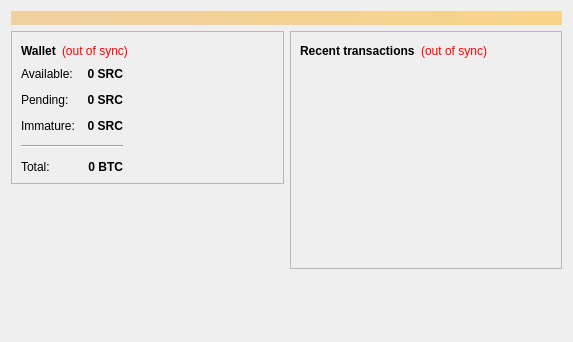
<?xml version="1.0" encoding="UTF-8"?>
<ui version="4.0">
 <class>OverviewPage</class>
 <widget class="QWidget" name="OverviewPage">
  <property name="geometry">
   <rect>
    <x>0</x>
    <y>0</y>
    <width>573</width>
    <height>342</height>
   </rect>
  </property>
  <property name="windowTitle">
   <string>Form</string>
  </property>
  <layout class="QVBoxLayout" name="topLayout">
   <item>
    <widget class="QLabel" name="labelAlerts">
     <property name="visible">
      <bool>false</bool>
     </property>
     <property name="styleSheet">
      <string notr="true">background-color: qlineargradient(x1: 0, y1: 0, x2: 1, y2: 0, stop:0 #F0D0A0, stop:1 #F8D488); color:#000000;</string>
     </property>
     <property name="wordWrap">
      <bool>true</bool>
     </property>
     <property name="margin">
      <number>3</number>
     </property>
    </widget>
   </item>
   <item>
    <layout class="QHBoxLayout" name="horizontalLayout" stretch="1,1">
     <item>
      <layout class="QVBoxLayout" name="verticalLayout_2">
       <item>
        <widget class="QFrame" name="frame">
         <property name="frameShape">
          <enum>QFrame::StyledPanel</enum>
         </property>
         <property name="frameShadow">
          <enum>QFrame::Raised</enum>
         </property>
         <layout class="QVBoxLayout" name="verticalLayout_4">
          <item>
           <layout class="QHBoxLayout" name="horizontalLayout_4">
            <item>
             <widget class="QLabel" name="label_5">
              <property name="font">
               <font>
                <weight>75</weight>
                <bold>true</bold>
               </font>
              </property>
              <property name="text">
               <string>Wallet</string>
              </property>
             </widget>
            </item>
            <item>
             <widget class="QLabel" name="labelWalletStatus">
              <property name="toolTip">
               <string>The displayed information may be out of date. Your wallet automatically synchronizes with the SecureCoin network after a connection is established, but this process has not completed yet.</string>
              </property>
              <property name="styleSheet">
               <string notr="true">QLabel { color: red; }</string>
              </property>
              <property name="text">
               <string notr="true">(out of sync)</string>
              </property>
              <property name="alignment">
               <set>Qt::AlignLeading|Qt::AlignLeft|Qt::AlignVCenter</set>
              </property>
             </widget>
            </item>
            <item>
             <spacer name="horizontalSpacer_2">
              <property name="orientation">
               <enum>Qt::Horizontal</enum>
              </property>
              <property name="sizeHint" stdset="0">
               <size>
                <width>40</width>
                <height>20</height>
               </size>
              </property>
             </spacer>
            </item>
           </layout>
          </item>
          <item>
          <layout class="QHBoxLayout" name="horizontalLayout_3">
           <item>
           <layout class="QFormLayout" name="formLayout_2">
            <property name="fieldGrowthPolicy">
             <enum>QFormLayout::AllNonFixedFieldsGrow</enum>
            </property>
            <property name="horizontalSpacing">
             <number>12</number>
            </property>
            <property name="verticalSpacing">
             <number>12</number>
            </property>
            <item row="0" column="0">
             <widget class="QLabel" name="label">
              <property name="text">
               <string>Available:</string>
              </property>
             </widget>
            </item>
            <item row="0" column="1">
             <widget class="QLabel" name="labelBalance">
              <property name="font">
               <font>
                <weight>75</weight>
                <bold>true</bold>
               </font>
              </property>
              <property name="cursor">
               <cursorShape>IBeamCursor</cursorShape>
              </property>
              <property name="toolTip">
               <string>Your current spendable balance</string>
              </property>
              <property name="text">
               <string notr="true">0 SRC</string>
              </property>
              <property name="alignment">
               <set>Qt::AlignRight|Qt::AlignTrailing|Qt::AlignVCenter</set>
              </property>
              <property name="textInteractionFlags">
               <set>Qt::LinksAccessibleByMouse|Qt::TextSelectableByKeyboard|Qt::TextSelectableByMouse</set>
              </property>
             </widget>
            </item>
            <item row="1" column="0">
             <widget class="QLabel" name="label_3">
              <property name="text">
               <string>Pending:</string>
              </property>
             </widget>
            </item>
            <item row="1" column="1">
             <widget class="QLabel" name="labelUnconfirmed">
              <property name="font">
               <font>
                <weight>75</weight>
                <bold>true</bold>
               </font>
              </property>
              <property name="cursor">
               <cursorShape>IBeamCursor</cursorShape>
              </property>
              <property name="toolTip">
               <string>Total of transactions that have yet to be confirmed, and do not yet count toward the spendable balance</string>
              </property>
              <property name="text">
               <string notr="true">0 SRC</string>
              </property>
              <property name="alignment">
               <set>Qt::AlignRight|Qt::AlignTrailing|Qt::AlignVCenter</set>
              </property>
              <property name="textInteractionFlags">
               <set>Qt::LinksAccessibleByMouse|Qt::TextSelectableByKeyboard|Qt::TextSelectableByMouse</set>
              </property>
             </widget>
            </item>
            <item row="2" column="0">
             <widget class="QLabel" name="labelImmatureText">
              <property name="text">
               <string>Immature:</string>
              </property>
             </widget>
            </item>
            <item row="2" column="1">
             <widget class="QLabel" name="labelImmature">
              <property name="font">
               <font>
                <weight>75</weight>
                <bold>true</bold>
               </font>
              </property>
              <property name="toolTip">
               <string>Mined balance that has not yet matured</string>
              </property>
              <property name="text">
               <string notr="true">0 SRC</string>
              </property>
              <property name="alignment">
               <set>Qt::AlignRight|Qt::AlignTrailing|Qt::AlignVCenter</set>
              </property>
              <property name="textInteractionFlags">
               <set>Qt::LinksAccessibleByMouse|Qt::TextSelectableByKeyboard|Qt::TextSelectableByMouse</set>
              </property>
             </widget>
            </item>
            <item row="4" column="0">
             <widget class="QLabel" name="labelTotalText">
              <property name="text">
               <string>Total:</string>
              </property>
             </widget>
            </item>
            <item row="4" column="1">
             <widget class="QLabel" name="labelTotal">
              <property name="font">
               <font>
                <weight>75</weight>
                <bold>true</bold>
               </font>
              </property>
              <property name="cursor">
               <cursorShape>IBeamCursor</cursorShape>
              </property>
              <property name="toolTip">
               <string>Your current total balance</string>
              </property>
              <property name="text">
               <string notr="true">0 BTC</string>
              </property>
              <property name="alignment">
               <set>Qt::AlignRight|Qt::AlignTrailing|Qt::AlignVCenter</set>
              </property>
              <property name="textInteractionFlags">
               <set>Qt::LinksAccessibleByMouse|Qt::TextSelectableByKeyboard|Qt::TextSelectableByMouse</set>
              </property>
             </widget>
            </item>
            <item row="3" column="0" colspan="2">
             <widget class="Line" name="line">
              <property name="orientation">
               <enum>Qt::Horizontal</enum>
              </property>
             </widget>
            </item>
           </layout>
          </item>
            <item>
             <spacer name="horizontalSpacer_3">
              <property name="orientation">
               <enum>Qt::Horizontal</enum>
              </property>
              <property name="sizeHint" stdset="0">
               <size>
                <width>40</width>
                <height>20</height>
               </size>
              </property>
             </spacer>
            </item>
           </layout>
          </item>
         </layout>
        </widget>
       </item>
       <item>
        <spacer name="verticalSpacer">
         <property name="orientation">
          <enum>Qt::Vertical</enum>
         </property>
         <property name="sizeHint" stdset="0">
          <size>
           <width>20</width>
           <height>40</height>
          </size>
         </property>
        </spacer>
       </item>
      </layout>
     </item>
     <item>
      <layout class="QVBoxLayout" name="verticalLayout_3">
       <item>
        <widget class="QFrame" name="frame_2">
         <property name="frameShape">
          <enum>QFrame::StyledPanel</enum>
         </property>
         <property name="frameShadow">
          <enum>QFrame::Raised</enum>
         </property>
         <layout class="QVBoxLayout" name="verticalLayout">
          <item>
           <layout class="QHBoxLayout" name="horizontalLayout_2">
            <item>
             <widget class="QLabel" name="label_4">
              <property name="text">
               <string>&lt;b&gt;Recent transactions&lt;/b&gt;</string>
              </property>
             </widget>
            </item>
            <item>
             <widget class="QLabel" name="labelTransactionsStatus">
              <property name="toolTip">
               <string>The displayed information may be out of date. Your wallet automatically synchronizes with the SecureCoin network after a connection is established, but this process has not completed yet.</string>
              </property>
              <property name="styleSheet">
               <string notr="true">QLabel { color: red; }</string>
              </property>
              <property name="text">
               <string notr="true">(out of sync)</string>
              </property>
              <property name="alignment">
               <set>Qt::AlignRight|Qt::AlignTrailing|Qt::AlignVCenter</set>
              </property>
             </widget>
            </item>
            <item>
             <spacer name="horizontalSpacer">
              <property name="orientation">
               <enum>Qt::Horizontal</enum>
              </property>
              <property name="sizeHint" stdset="0">
               <size>
                <width>40</width>
                <height>20</height>
               </size>
              </property>
             </spacer>
            </item>
           </layout>
          </item>
          <item>
           <widget class="QListView" name="listTransactions">
            <property name="styleSheet">
             <string notr="true">QListView { background: transparent; }</string>
            </property>
            <property name="frameShape">
             <enum>QFrame::NoFrame</enum>
            </property>
            <property name="verticalScrollBarPolicy">
             <enum>Qt::ScrollBarAlwaysOff</enum>
            </property>
            <property name="horizontalScrollBarPolicy">
             <enum>Qt::ScrollBarAlwaysOff</enum>
            </property>
            <property name="selectionMode">
             <enum>QAbstractItemView::NoSelection</enum>
            </property>
           </widget>
          </item>
         </layout>
        </widget>
       </item>
       <item>
        <spacer name="verticalSpacer_2">
         <property name="orientation">
          <enum>Qt::Vertical</enum>
         </property>
         <property name="sizeHint" stdset="0">
          <size>
           <width>20</width>
           <height>40</height>
          </size>
         </property>
        </spacer>
       </item>
      </layout>
     </item>
    </layout>
   </item>
  </layout>
 </widget>
 <resources/>
 <connections/>
</ui>
